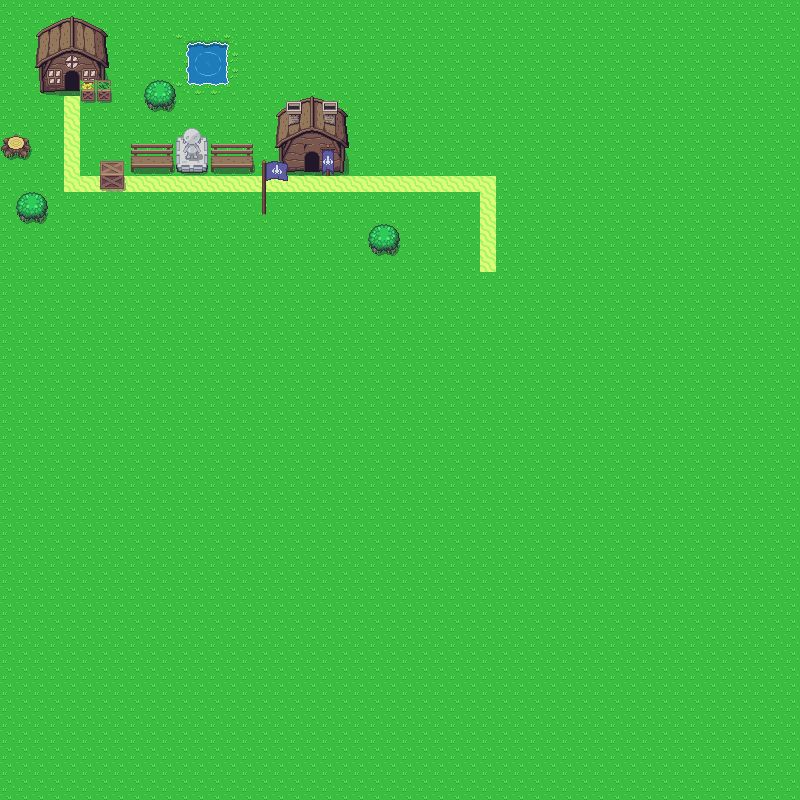

This game map was drawn from its Tiled (.tmx) file and the tilesets committed beside it. A one-line description and the trimmed map source follow:
An orthogonal 50x50 tile map with 16x16 px tiles, 3 tile layers (Ground, Overlay, Oveerlaay2) and 2 objects (StartPos, EndPos).

<map version="1.5" tiledversion="1.5.0" orientation="orthogonal" renderorder="right-down" width="50" height="50" tilewidth="16" tileheight="16" infinite="0" nextlayerid="5" nextobjectid="3">
 <tileset firstgid="1" source="../tilesets/tileset.tsx" />
 <layer id="1" name="Ground" width="50" height="50">
  <data>[2500 cells, 2500 non-empty, 14 distinct tile ids]</data>
 </layer>
 <layer id="2" name="Overlay" width="50" height="50">
  <data>[2500 cells, 90 non-empty, 76 distinct tile ids]</data>
 </layer>
 <layer id="3" name="Oveerlaay2" width="50" height="50">
  <data>[2500 cells, 8 non-empty, 8 distinct tile ids]</data>
 </layer>
 <objectgroup id="4" name="ObjectLayer">
  <object id="1" name="StartPos" x="64" y="112" width="16" height="16" />
  <object id="2" name="EndPos" x="305" y="158.5" width="16" height="16" />
 </objectgroup>
</map>